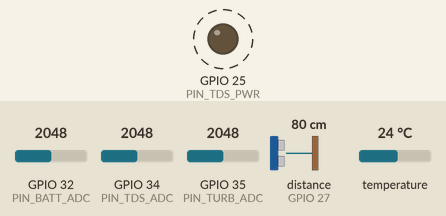
Recording of a sketch running on a simulated ESP32. Parts: output pins drawn as LEDs (lit = HIGH). Wiring (inferred from the names in the program): ultrasonic range finder: trigger GPIO 26; echo GPIO 27. Dashed ring = blinking. The inputs (shaded band) are chosen by the test bench; at power-on: GPIO 32 (PIN_BATT_ADC) = 2048, GPIO 34 (PIN_TDS_ADC) = 2048, GPIO 35 (PIN_TURB_ADC) = 2048, distance to the obstacle (sensor on GPIO 27) 80 cm, temperature 24 °C. The echo pulse lasts 58.3 µs per cm; pins used as bus, display or sensor lines are not drawn; what the sketch prints to the serial monitor is not drawn.

Above: at 1.4 s.
Timing chart, 0 to 4.4 s (numbered marks = the images above):
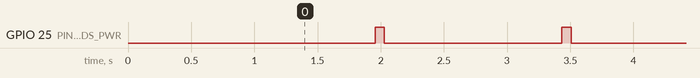

Measured:
- by itself, GPIO 25 (PIN_TDS_PWR): alternates HIGH for 0.07 s and LOW for 1.4 s

The sketch:

09_Full_Sensors_Serial_Plotter.ino
```cpp
/*
 * ============================================================================
 * TEST 09: Full Multi-Sensor Bench Test with Arduino Serial Plotter
 * Components: Ultrasonic + TDS + Turbidity + DS18B20 + Battery Divider
 *
 * PURPOSE:
 * Reads ALL sensors simultaneously without requiring WiFi or Telegram.
 * Formatted directly for the Arduino IDE Serial Plotter (Tools -> Serial Plotter)
 * to visually inspect sensor signals, noise, and response in real time!
 *
 * HOW TO VIEW LIVE GRAPHS:
 * 1. Upload this sketch to your ESP32.
 * 2. In Arduino IDE, go to: Tools -> Serial Plotter (Ctrl+Shift+L).
 * 3. Set the baud rate in the bottom right corner to 115200.
 * 4. You will see 6 live colorful curves:
 *    - Blue:   Distance (cm)
 *    - Orange: Water_Column (cm)
 *    - Green:  TDS (ppm)
 *    - Red:    Clarity (%)
 *    - Purple: Temperature (°C)
 *    - Brown:  Battery (V x 10 for plot scale)
 * ============================================================================
 */

#include <Arduino.h>
#include <OneWire.h>
#include <DallasTemperature.h>

// Pin Definitions
#define PIN_DS18B20   4
#define PIN_TRIG      26
#define PIN_ECHO      27
#define PIN_TDS_ADC   34
#define PIN_TDS_PWR   25
#define PIN_TURB_ADC  35
#define PIN_BATT_ADC  32

const float TOTAL_DEPTH_CM = 100.0f;
const float SENSOR_OFFSET_CM = 15.0f;

OneWire oneWire(PIN_DS18B20);
DallasTemperature tempSensor(&oneWire);

// Filter helper
float getMedian(float arr[], int n) {
  float temp[16];
  for (int i = 0; i < n; i++) temp[i] = arr[i];
  for (int i = 1; i < n; i++) {
    float key = temp[i];
    int j = i - 1;
    while (j >= 0 && temp[j] > key) {
      temp[j + 1] = temp[j];
      j--;
    }
    temp[j + 1] = key;
  }
  return temp[n / 2];
}

void setup() {
  Serial.begin(115200);
  delay(1000);

  pinMode(PIN_TRIG, OUTPUT);
  pinMode(PIN_ECHO, INPUT);
  pinMode(PIN_TDS_PWR, OUTPUT);
  digitalWrite(PIN_TRIG, LOW);
  digitalWrite(PIN_TDS_PWR, LOW);

  analogSetAttenuation(ADC_11db);
  tempSensor.begin();

  Serial.println(F("\n[INIT] Ready. Open Tools -> Serial Plotter (115200 Baud) to view live graph curves!"));
}

void loop() {
  // 1. Temperature
  tempSensor.requestTemperatures();
  float tempC = tempSensor.getTempCByIndex(0);
  if (tempC < -20.0f || tempC > 80.0f) tempC = 25.0f;

  // 2. Ultrasonic
  float speedSound = 331.3f + 0.606f * tempC;
  float speedCmPerUs = (speedSound * 100.0f) / 1000000.0f;
  float distSamples[5];
  int validDist = 0;

  for (int i = 0; i < 5; i++) {
    digitalWrite(PIN_TRIG, LOW);
    delayMicroseconds(4);
    digitalWrite(PIN_TRIG, HIGH);
    delayMicroseconds(10);
    digitalWrite(PIN_TRIG, LOW);

    unsigned long dur = pulseIn(PIN_ECHO, HIGH, 35000);
    if (dur > 0) {
      float d = (dur * speedCmPerUs) / 2.0f;
      if (d >= 20.0f && d <= 600.0f) {
        distSamples[validDist++] = d;
      }
    }
    delay(30);
  }
  float distance = (validDist > 0) ? getMedian(distSamples, validDist) : 50.0f;
  float waterColumn = TOTAL_DEPTH_CM - (distance + SENSOR_OFFSET_CM);
  if (waterColumn < 0) waterColumn = 0;

  // 3. TDS (Power-gated)
  digitalWrite(PIN_TDS_PWR, HIGH);
  delay(40);
  float sumTds = 0;
  for (int i = 0; i < 15; i++) {
    sumTds += (float)analogReadMilliVolts(PIN_TDS_ADC) / 1000.0f;
    delay(2);
  }
  digitalWrite(PIN_TDS_PWR, LOW);
  float vTdsRaw = sumTds / 15.0f;
  float k = 1.0f + 0.02f * (tempC - 25.0f);
  float vTdsComp = vTdsRaw / k;
  float tdsPpm = (133.42f * pow(vTdsComp, 3) - 255.86f * pow(vTdsComp, 2) + 857.39f * vTdsComp) * 0.5f;
  if (tdsPpm < 0) tdsPpm = 0;

  // 4. Turbidity
  float sumTurb = 0;
  for (int i = 0; i < 15; i++) {
    sumTurb += (float)analogReadMilliVolts(PIN_TURB_ADC) / 1000.0f;
    delay(2);
  }
  float vTurbModule = (sumTurb / 15.0f) * 1.5f; // x1.5 divider
  float clarityPct = (vTurbModule / 4.10f) * 100.0f;
  if (clarityPct > 100) clarityPct = 100;
  if (clarityPct < 0) clarityPct = 0;

  // 5. Battery
  float sumBatt = 0;
  for (int i = 0; i < 15; i++) {
    sumBatt += (float)analogReadMilliVolts(PIN_BATT_ADC) / 1000.0f;
    delay(2);
  }
  float battVolts = (sumBatt / 15.0f) * 2.0f; // x2 divider

  // STREAM TO ARDUINO SERIAL PLOTTER:
  // Note: Battery is scaled by 10 (e.g. 3.9V -> 39.0) so it's easily visible alongside 0-100 values!
  Serial.printf("Distance_cm:%.1f,Water_Column_cm:%.1f,TDS_ppm:%.1f,Clarity_pct:%.1f,Temp_C:%.1f,Battery_Vx10:%.1f\n",
                distance, waterColumn, tdsPpm, clarityPct, tempC, battVolts * 10.0f);

  delay(400);
}
```
